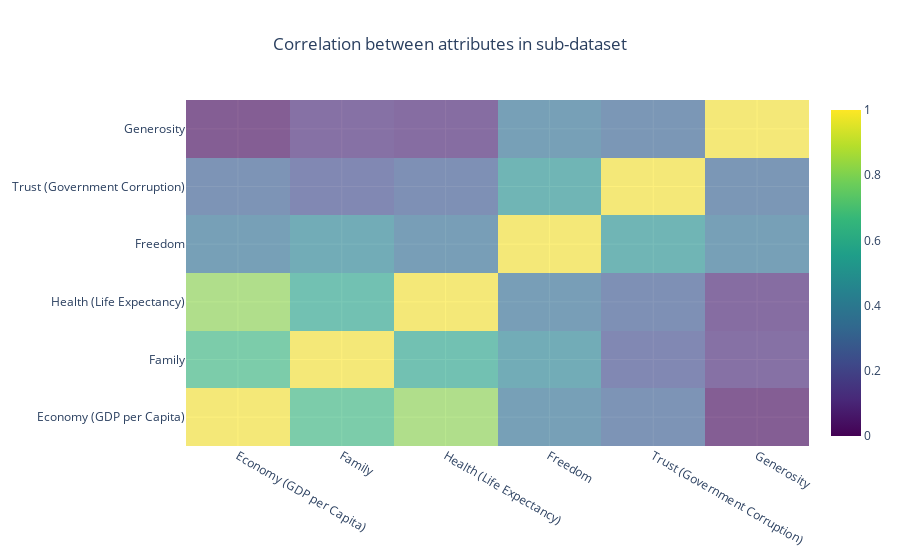

Notebook source saved alongside this figure:
### Code cell
# Create a heatmap to show the correlation between the following attributes
sub_df = df[['Economy (GDP per Capita)', 'Family', 'Health (Life Expectancy)', 'Freedom', 'Trust (Government Corruption)', 'Generosity']]
 
# Create subdataset of attribute correlation
corr_matrix = sub_df.corr()
 
# Create figure
fig = go.Figure(data=go.Heatmap(
    z=corr_matrix,
    x=sub_df.columns,
    y=sub_df.columns,
    colorscale='Viridis',
    opacity=0.6,
    showscale=True,
    zmin=0,
    zmax=1
))
 
# Update title and axis labels
fig.update_layout(title='Correlation between attributes in sub-dataset', title_x=0.5)
 
# Show the heatmap
fig.show()

### Figure 1 — Plotly figure (JSON) as saved in the notebook; plotly's stock layout.template omitted (floating-point values rounded to 4 significant figures)
{"data": [{"colorscale": [[0, "#440154"], [0.1111, "#482878"], [0.2222, "#3e4989"], [0.3333, "#31688e"], [0.4444, "#26828e"], [0.5556, "#1f9e89"], [0.6667, "#35b779"], [0.7778, "#6ece58"], [0.8889, "#b5de2b"], [1, "#fde725"]], "opacity": 0.6, "showscale": true, "type": "heatmap", "x": ["Economy (GDP per Capita)", "Family", "Health (Life Expectancy)", "Freedom", "Trust (Government Corruption)", "Generosity"], "y": ["Economy (GDP per Capita)", "Family", "Health (Life Expectancy)", "Freedom", "Trust (Government Corruption)", "Generosity"], "z": [[1, 0.669, 0.8257, 0.361, 0.2861, -0.02207], [0.669, 1, 0.5862, 0.4502, 0.2136, 0.08963], [0.8257, 0.5862, 1, 0.348, 0.2619, 0.06976], [0.361, 0.4502, 0.348, 1, 0.502, 0.3618], [0.2861, 0.2136, 0.2619, 0.502, 1, 0.3059], [-0.02207, 0.08963, 0.06976, 0.3618, 0.3059, 1]], "zmax": 1, "zmin": 0}], "layout": {"title": {"text": "Correlation between attributes in sub-dataset", "x": 0.5}}}
